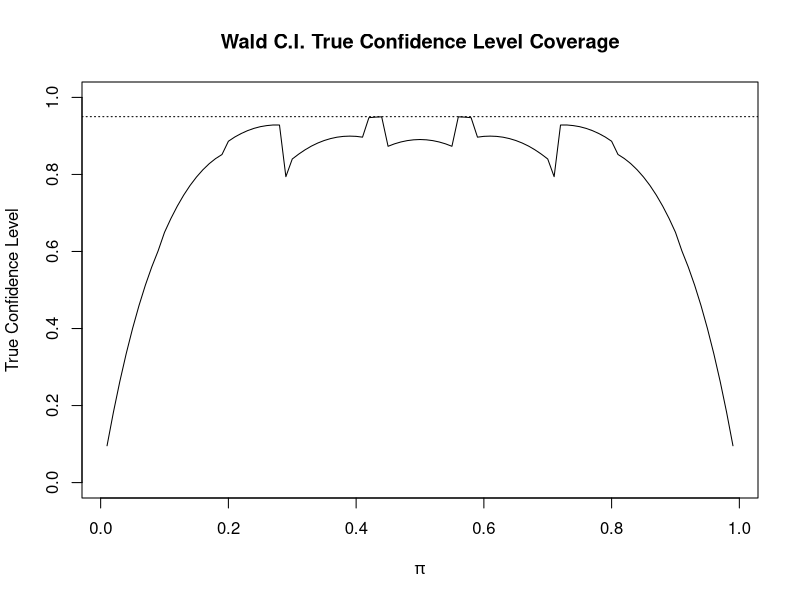
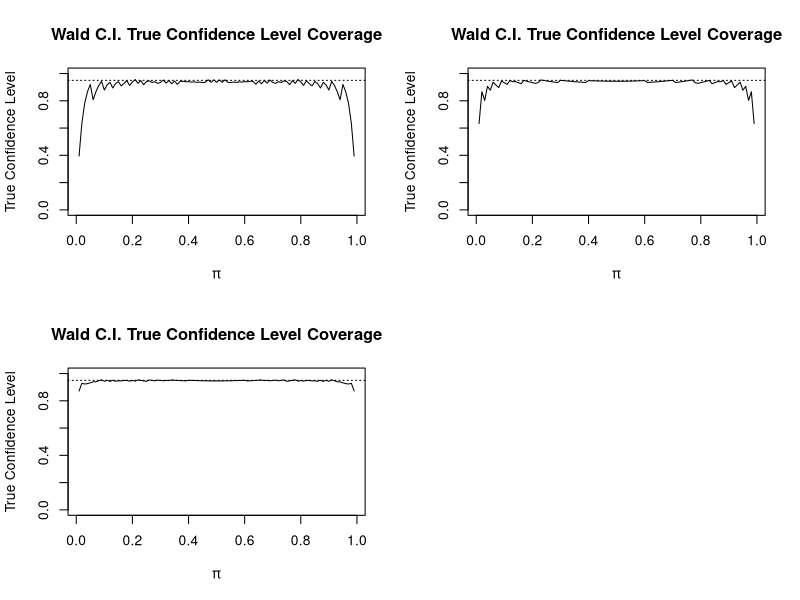
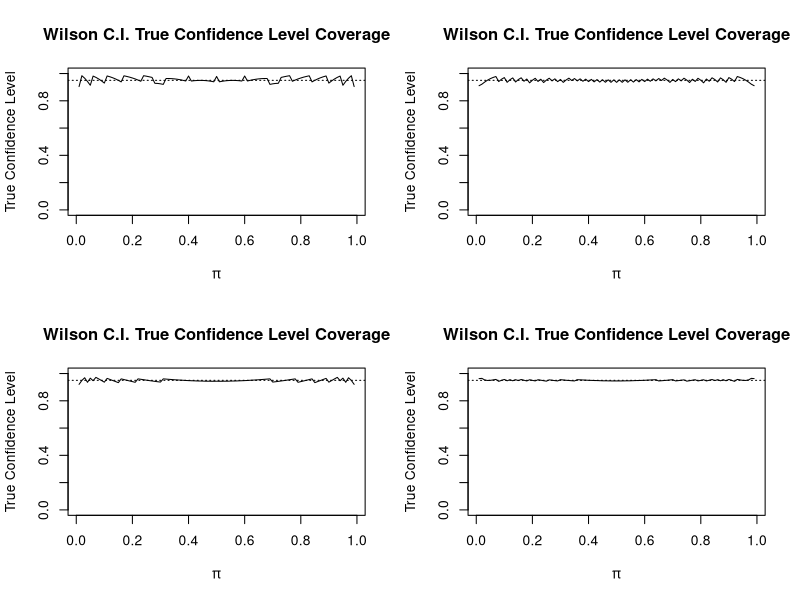

These figures' R source, in order:
## ---- chunk 1
library(tidyverse)

library(sandwich)
library(lmtest)

library(car)
library(knitr)
## ---- chunk 2

# Wrap long lines in R:
opts_chunk$set(tidy.opts=list(width.cutoff=80),tidy=TRUE)


pi = 0.6 # true parameter value of the probability of success
alpha = 0.05 # significane level
n = 10
w = 0:n

wald.CI.true.coverage = function(pi, alpha=0.05, n) {
  
  # Objective: 
  #    Calculate the true confidence level of a Wald Confidence (given pi, alpha, and n)
  
  # Input:
  #    pi: the true parameter value
  #    alpha: significance level
  #    n: the number of trials
  
  # Return:
  #    wald.df: a data.frame containing  
  #    (1) observed number of success, w
  #    (2) MLE of pi, pi.hat
  #    (3) Binomial probability of obtaining the number of successes from n trials, pmf
  #    (4) lower bound of the Wald confidence interval, wald.CI_lower.bound
  #    (5) upper bound of the Wald confidence interval, wald.CI_upper.bound 
  #    (6) whether or not an interval contains the true parameter, covered.pi
  
  w = 0:n

  pi.hat = w/n
  pmf = dbinom(x=w, size=n, prob=pi)
  
  var.wald = pi.hat*(1-pi.hat)/n
  wald.CI_lower.bound = pi.hat - qnorm(p = 1-alpha/2)*sqrt(var.wald)
  wald.CI_upper.bound = pi.hat + qnorm(p = 1-alpha/2)*sqrt(var.wald)
  
  covered.pi = ifelse(test = pi>wald.CI_lower.bound, 
                      yes = ifelse(test = pi<wald.CI_upper.bound, yes=1, no=0), no=0)
  
  wald.CI.true.coverage = sum(covered.pi*pmf)
  
  wald.df = data.frame(w, pi.hat, 
                       round(data.frame(pmf, wald.CI_lower.bound,wald.CI_upper.bound),4), 
                       covered.pi)
  
  return(wald.df)
}

# Call the function with user-provided arguments (pi, alpha, n) to 
# generate the data.frame that contains 
# (1) the observed number of success, w 
# (2) MLE of pi, pi.hat
# (3) Binomial probability of obtaining the number of successes from n trials, pmf
# (4) the lower bound of the Wald confidence interval, wald.CI_lower.bound 
# (5) the upper bound of the Wald confidence interval, wald.CI_upper.bound
# (6) whether or not an interval contains the true parameter, covered.pi

wald.df = wald.CI.true.coverage(pi=0.6, alpha=0.05, n=10)

# Obtain the true confidence level from the Wald Confidence,
# given pi, alpha, and n
wald.CI.true.coverage.level = sum(wald.df$covered.pi*wald.df$pmf)

# Generalize the above computation to a sequence of pi's

# Generate an example sequence of pi (feel free to make the increment smaller)
pi.seq = seq(0.01, 0.99, by=0.01)

# Create a matrix to store (1) pi and (2) the true confidence level of 
# the Wald Confidence Interval corresponding to the specific pi
wald.CI.true.matrix = matrix(data=NA,nrow=length(pi.seq),ncol=2)

# Loop through the sequence of pi's to obtain the true confidence level of 
# the Wald Confidence Interval corresponding to the specific pi
counter=1
for (pi in pi.seq) {
    wald.df2 = wald.CI.true.coverage(pi=pi, alpha=0.05, n=10)
    #print(paste('True Coverage is', sum(wald.df2$covered.pi*wald.df2$pmf)))
    wald.CI.true.matrix[counter,] = c(pi,sum(wald.df2$covered.pi*wald.df2$pmf))
    counter = counter+1
}
str(wald.CI.true.matrix)
wald.CI.true.matrix[1:5,]

# Plot the true coverage level (for given n and alpha)
plot(x=wald.CI.true.matrix[,1],
     y=wald.CI.true.matrix[,2],
     ylim=c(0,1),
     main = "Wald C.I. True Confidence Level Coverage", xlab=expression(pi),
     ylab="True Confidence Level",
     type="l")
abline(h=1-alpha, lty="dotted")
## ---- chunk 3
par(mfrow = c(2, 2))
pi.seq = seq(0.01, 0.99, by=0.01)
n_seq = list(50, 100, 500)
wald.CI.true.matrix = matrix(data=NA,nrow=length(pi.seq),ncol=2)

for (i in 1:3) {
  counter=1
  for (pi in pi.seq) {
    wald.df2 = wald.CI.true.coverage(pi=pi, alpha=0.05, n=n_seq[[i]])
    wald.CI.true.matrix[counter,]=c(pi,sum(wald.df2$covered.pi*wald.df2$pmf))
    counter = counter+1
    }
  str(wald.CI.true.matrix)
  wald.CI.true.matrix[1:5,]

  # Plot the true coverage level (for given n and alpha)
  plot(x=wald.CI.true.matrix[,1],
       y=wald.CI.true.matrix[,2],
       ylim=c(0,1),
       main = "Wald C.I. True Confidence Level Coverage", xlab=expression(pi),
       ylab="True Confidence Level",
       type="l")
  abline(h=1-alpha, lty="dotted")
}
## ---- chunk 4
pi = 0.6 # true parameter value of the probability of success
alpha = 0.05 # significane level
#n = 10
#w = 0:n

wilson.CI.true.coverage = function(pi, alpha=0.05, n) {
  
  # Objective: 
  #    Calculate the true confidence level of a Wilson Confidence Interval (given pi, alpha, and n)
  
  # Input:
  #    pi: the true parameter value
  #    alpha: significance level
  #    n: the number of trials
  
  # Return:
  #    wilson.df: a data.frame containing  
  #    (1) observed number of success, w
  #    (2) pi.tilde (can be considered as adjusted MLE of pi)
  #    (3) Binomial probability of obtaining the number of successes from n trials, pmf
  #    (4) lower bound of the Wilson confidence interval, wilson.CI_lower.bound
  #    (5) upper bound of the Wilson confidence interval, wilson.CI_upper.bound 
  #    (6) whether or not an interval contains the true parameter, covered.pi
  
  w = 0:n
  pi.hat = w/n

  pmf = dbinom(x=w, size=n, prob=pi)
  z = qnorm(p = 1-alpha/2)
  pi.tilde = (w + z^2/2)/(n + z^2)

  wilson.CI_lower.bound = pi.tilde - ((z*sqrt(n))/(n+z^2))*sqrt(pi.hat*(1-pi.hat)+(z^2)/(4*n))
  wilson.CI_upper.bound = pi.tilde + ((z*sqrt(n))/(n+z^2))*sqrt(pi.hat*(1-pi.hat)+(z^2)/(4*n))
  
  covered.pi = ifelse(test = pi>wilson.CI_lower.bound, 
                      yes = ifelse(test = pi<wilson.CI_upper.bound, yes=1, no=0), no=0)
  
  wilson.CI.true.coverage = sum(covered.pi*pmf)
  
  wilson.df = data.frame(w, pi.tilde, 
                       round(data.frame(pmf, wilson.CI_lower.bound, wilson.CI_upper.bound),4), 
                       covered.pi)
  
  return(wilson.df)
}
## ---- chunk 5
par(mfrow = c(2, 2))
pi.seq = seq(0.01, 0.99, by=0.01)
n_seq = list(10, 50, 100, 500)
wilson.CI.true.matrix = matrix(data=NA,nrow=length(pi.seq),ncol=2)

for (i in 1:4) {
  counter=1
  for (pi in pi.seq) {
    wilson.df2 = wilson.CI.true.coverage(pi=pi, alpha=0.05, n=n_seq[[i]])
    wilson.CI.true.matrix[counter,]=c(pi,sum(wilson.df2$covered.pi*wilson.df2$pmf))
    counter = counter+1
    }
  str(wilson.CI.true.matrix)
  wilson.CI.true.matrix[1:5,]

  # Plot the true coverage level (for given n and alpha)
  plot(x=wilson.CI.true.matrix[,1],
       y=wilson.CI.true.matrix[,2],
       ylim=c(0,1),
       main = "Wilson C.I. True Confidence Level Coverage", xlab=expression(pi),
       ylab="True Confidence Level",
       type="l")
  abline(h=1-alpha, lty="dotted")
}
## ---- chunk 6
wheat <- read.csv("./data/wheat.csv")
wheat$is_healthy <- wheat$type == "Healthy"
## ---- chunk 7

n <- nrow(wheat)
y <- sum(wheat$is_healthy)
density <- wheat$density

log.lik<-function(param) {
  pi <- exp(param[1] + param[2] * density) / (1 + exp(param[1] + param[2] * density))
  log.lik <- -sum((wheat$is_healthy) * log(pi) + (1-wheat$is_healthy) * log(1 - pi))
  return(log.lik)
}

## ---- chunk 8
optim.results <- optim(c(0,0), log.lik)
optim.results
## ---- chunk 9
optim.results <- optim(c(0,0), log.lik, hessian = T)
optim.results


coef <- optim.results$par
var_cov= solve(optim.results$hessian)

alpha_lower <- coef[1] - qnorm(p = 1- alpha/2)*sqrt(var_cov[2,2])
alpha_upper <- coef[1] + qnorm(p = 1- alpha/2)*sqrt(var_cov[2,2])

beta_lower <- coef[2] - qnorm(p = 1- alpha/2)*sqrt(var_cov[1,1])
beta_upper <- coef[2] + qnorm(p = 1- alpha/2)*sqrt(var_cov[1,1])

data.frame(alpha_lower = alpha_lower, alpha_upper=alpha_upper, 
           beta_lower=beta_lower, beta_upper=beta_upper )

## ---- chunk 10
mod.logit <- glm(is_healthy ~ density, data = wheat, family = binomial(link = "logit"))
summary(mod.logit)
